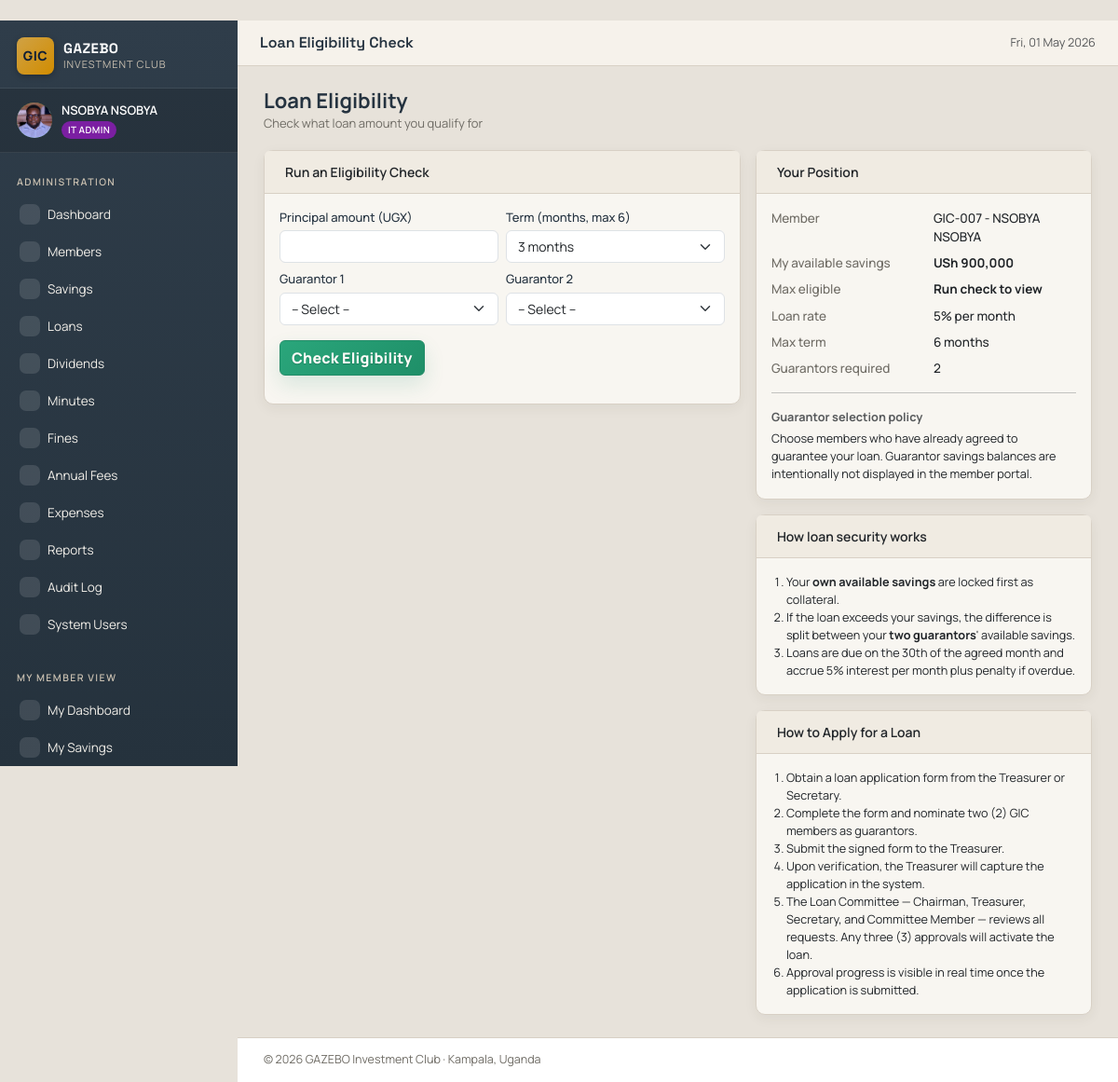
Page /member/loan-eligibility (signed in) on the earlier database version.
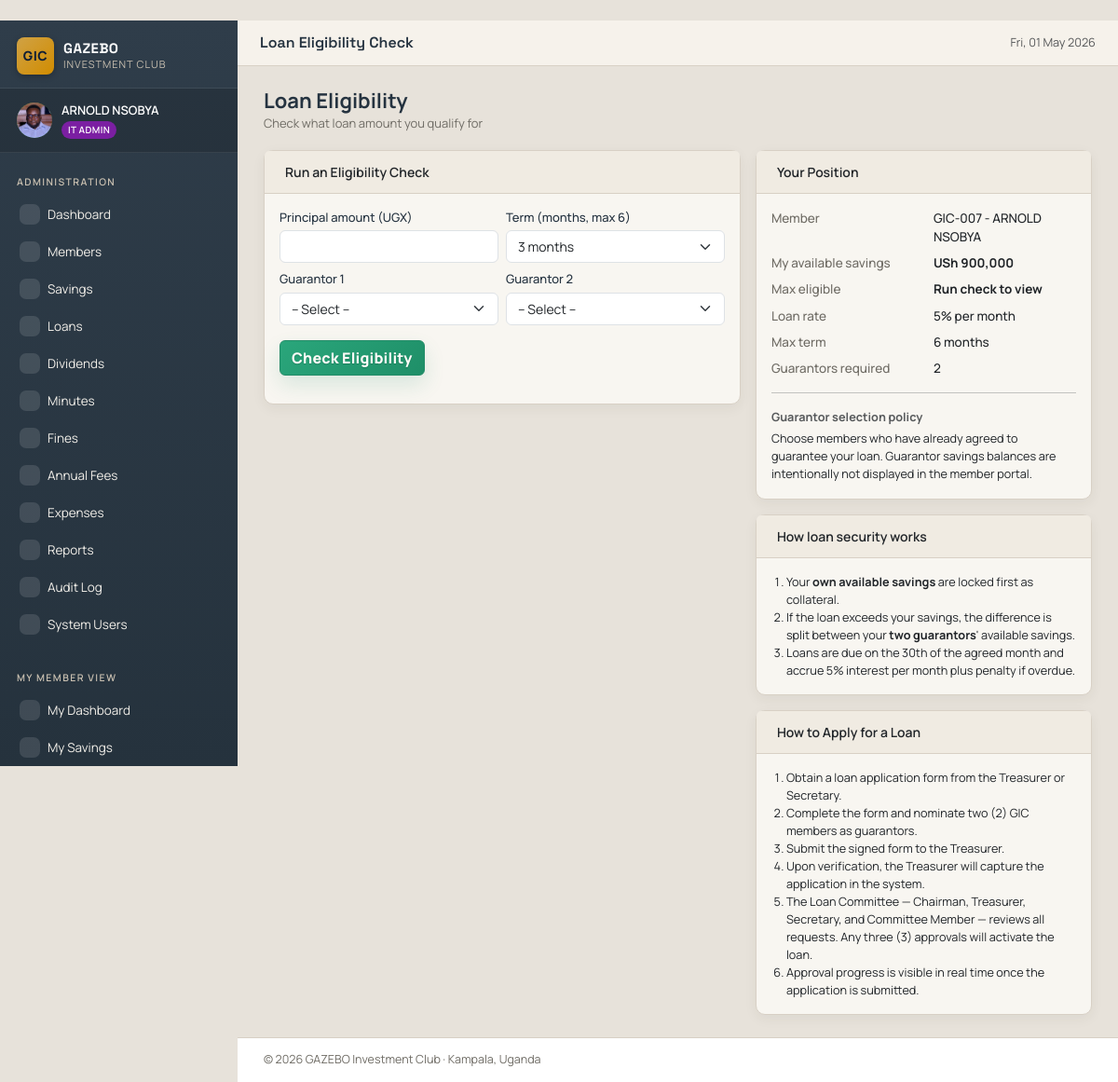
Same page on the later database version.
### tables this page shows
CREATE TABLE members (
    id              INTEGER PRIMARY KEY AUTOINCREMENT,
    member_no       TEXT UNIQUE NOT NULL,         -- e.g. GIC-001
    full_name       TEXT NOT NULL,
    phone           TEXT,
    email           TEXT,
    national_id     TEXT,
    district        TEXT DEFAULT 'Kampala',
    address         TEXT,
    next_of_kin     TEXT,
    nok_phone       TEXT,
    role            TEXT NOT NULL DEFAULT 'MEMBER',
    join_date       DATE NOT NULL,
    status          TEXT DEFAULT 'Active',        -- Active / Inactive / Suspended
    photo_url       TEXT,
    notes           TEXT,
    created_at      TIMESTAMP DEFAULT CURRENT_TIMESTAMP,
    updated_at      TIMESTAMP DEFAULT CURRENT_TIMESTAMP
, surname TEXT, first_name TEXT, other_names TEXT, gender TEXT, date_of_birth DATE, nationality TEXT DEFAULT 'Ugandan', marital_status TEXT, tin TEXT, nid_copy_url TEXT, alt_phone TEXT, whatsapp_no TEXT, village_street TEXT, employment_status TEXT, occupation TEXT, employer_business TEXT, monthly_income REAL, monthly_contribution REAL DEFAULT 100000, preferred_pay_date INTEGER, mobile_money_no TEXT, bank_account_no TEXT, share_account_no TEXT, nok_relationship TEXT, nok_address TEXT);

### member_routes.py (the view, shortened to what this page needs)
@bp.route('/loan-eligibility', methods=['GET', 'POST'])
def loan_eligibility():
    db = get_db()
    member = _current_member()
    own = get_member_available_savings(db, member['id'])
    open_loan = db.execute(
        """SELECT * FROM loans WHERE member_id=?
              AND status IN ('Pending','Active')""",
        (member['id'],),
    ).fetchone()
    candidates = db.execute(
        """SELECT * FROM members
            WHERE id != ? AND status='Active'
            ORDER BY member_no""",
        (member['id'],),
    ).fetchall()
    check_result = None
    return render_template(
        'member/eligibility.html',
        member=member,
        own_available=own,
        candidates=candidates,
        open_loan=open_loan,
        check_result=check_result,
        max_term=Config.LOAN_MAX_TERM_MONTHS,
        rate_pct=int(Config.LOAN_INTEREST_RATE_MONTHLY * 100),
    )

### database.py (called while the page is built)
def get_db():
    if 'db' not in g:
        g.db = sqlite3.connect(
            current_app.config['DATABASE_PATH'],
            detect_types=sqlite3.PARSE_DECLTYPES,
        )
        g.db.row_factory = sqlite3.Row
        g.db.execute("PRAGMA foreign_keys = ON;")
    return g.db

### member_routes.py (called while the page is built)
@bp.before_request
@login_required
def _require_login():
    pass

def _current_member():
    db = get_db()
    member = db.execute(
        "SELECT * FROM members WHERE id = ?", (session['member_id'],)
    ).fetchone()
    if member:
        session['photo_url'] = member['photo_url']
    return member

### utils.py (called while the page is built)
def fmt_money(amount, with_symbol=True):
    if amount is None:
        amount = 0
    try:
        amount = int(amount)
    except (ValueError, TypeError):
        return str(amount)
    formatted = f"{amount:,}"
    if with_symbol:
        return f"{Config.CURRENCY_SYMBOL} {formatted}"
    return formatted

def get_member_total_savings(db, member_id):
    row = db.execute(
        "SELECT COALESCE(SUM(amount), 0) AS total FROM savings WHERE member_id = ?",
        (member_id,),
    ).fetchone()
    return int(row['total'] or 0)

### templates/member/eligibility.html (shortened to what the changed rows need)
﻿{% extends "base.html" %}
{% block topbar %}Loan Eligibility Check{% endblock %}
{% block content %}
<div class="page-header">
  <div><h1>Loan Eligibility</h1><div class="subtitle">Check what loan amount you qualify for</div></div>
</div>
<div class="row g-3">
  <div class="col-lg-7">
    <div class="card">
      <div class="card-header"> Run an Eligibility Check</div>
      <div class="card-body">
        <form method="post">
          <div class="row g-2">
            <div class="col-md-6">
              <label class="form-label">Principal amount (UGX)</label>
              <input type="number" name="principal" class="form-control" min="1000" step="1000" required>
            </div>
            <div class="col-md-6">
              <label class="form-label">Term (months, max {{ max_term }})</label>
              <select name="term_months" class="form-select" required>
                {% for i in range(1, max_term + 1) %}<option value="{{ i }}" {% if i == 3 %}selected{% endif %}>{{ i }} month{% if i > 1 %}s{% endif %}</option>{% endfor %}
              </select>
            </div>
            <div class="col-md-6">
              <label class="form-label">Guarantor 1</label>
              <select name="guarantor1_id" class="form-select" required>
                <option value="">-- Select --</option>
              </select>
            </div>
            <div class="col-md-6">
              <label class="form-label">Guarantor 2</label>
              <select name="guarantor2_id" class="form-select" required>
                <option value="">-- Select --</option>
              </select>
            </div>
          </div>
          <button type="submit" class="btn btn-primary mt-3" {% if open_loan %}disabled{% endif %}>
             Check Eligibility
          </button>
        </form>
      </div>
    </div>
  </div>
  <div class="col-lg-5">
    <div class="card">
      <div class="card-header"> Your Position</div>
      <div class="card-body">
        <dl class="kv-list">
          <dt>Member</dt><dd>{{ member.member_no }} - {{ member.full_name }}</dd>
          <dt>My available savings</dt><dd><strong>{{ own_available|money }}</strong></dd>
          <dt>Max eligible</dt><dd><strong>{% if check_result %}{{ check_result.max_eligible|money }}{% else %}Run check to view{% endif %}</strong></dd>
          <dt>Loan rate</dt><dd>{{ rate_pct }}% per month</dd>
          <dt>Max term</dt><dd>{{ max_term }} months</dd>
          <dt>Guarantors required</dt><dd>{{ CONFIG.GUARANTORS_REQUIRED }}</dd>
        </dl>
        <hr>
        <p class="small text-muted mb-1"> <strong>Guarantor selection policy</strong></p>
        <p class="small mb-0">
          Choose members who have already agreed to guarantee your loan. Guarantor savings balances are intentionally not displayed in the member portal.
        </p>
      </div>
    </div>
    <div class="card mt-3">
      <div class="card-header"> How loan security works</div>
      <div class="card-body small">
        <ol class="ps-3 mb-0">
          <li>Your <strong>own available savings</strong> are locked first as collateral.</li>
          <li>If the loan exceeds your savings, the difference is split between your <strong>two guarantors</strong>' available savings.</li>
          <li>Loans are due on the 30th of the agreed month and accrue {{ rate_pct }}% interest per month plus penalty if overdue.</li>
        </ol>
      </div>
    </div>
    <div class="card mt-3">
      <div class="card-header"> How to Apply for a Loan</div>
      <div class="card-body small">
        <ol class="ps-3 mb-0">
          <li>Obtain a loan application form from the Treasurer or Secretary.</li>
          <li>Complete the form and nominate two (2) GIC members as guarantors.</li>
          <li>Submit the signed form to the Treasurer.</li>
          <li>Upon verification, the Treasurer will capture the application in the system.</li>
          <li>The Loan Committee — Chairman, Treasurer, Secretary, and Committee Member — reviews all requests. Any three (3) approvals will activate the loan.</li>
          <li>Approval progress is visible in real time once the application is submitted.</li>
        </ol>
      </div>
    </div>
  </div>
</div>
{% endblock %}

### templates/base.html (shortened to what the changed rows need)
﻿<!doctype html>
<html lang="en">
<head>
  <link href="https://cdn.jsdelivr.net/npm/bootstrap@5.3.3/dist/css/bootstrap.min.css" rel="stylesheet">
  <link href="https://cdn.jsdelivr.net/npm/bootstrap-icons@1.11.3/font/bootstrap-icons.css" rel="stylesheet">
  <link rel="stylesheet" href="https://unpkg.com/@phosphor-icons/web@2.1.1/src/regular/style.css">
  <link rel="stylesheet" href="{{ url_for('static', filename='css/style.css') }}">
</head>
<body class="app-body">
  {% if session.user_id %}
  <div class="app-shell">
    <aside class="app-sidebar" id="sidebar">
      <div class="brand">
        <div class="brand-mark">GIC</div>
        <div class="brand-text">
          <div class="brand-name">GAZEBO</div>
          <div class="brand-sub">Investment Club</div>
        </div>
      </div>
      <div class="user-card">
        <div class="user-avatar">
          {% if session.photo_url %}
          <img src="{{ url_for('static', filename=session.photo_url) }}" alt="Profile photo" class="avatar-img">
          {% else %}
          {{ session.full_name[0]|upper if session.full_name else 'U' }}
          {% endif %}
        </div>
        <div class="user-meta">
          <div class="user-name">{{ session.full_name }}</div>
          <div class="user-role">
            <span class="role-badge role-{{ session.role|lower }}">
              {% if session.role == 'IT_ADMIN' %}IT Admin
              {% elif session.role == 'CHAIRMAN' %}Chairman
              {% elif session.role == 'SECRETARY' %}Secretary
              {% elif session.role == 'TREASURER' %}Treasurer
              {% elif session.role == 'COMMITTEE' %}Committee
              {% else %}Member{% endif %}
            </span>
          </div>
        </div>
      </div>
      <nav class="app-nav">
        {% if ROLES[session.role].admin %}
          <div class="nav-section">Administration</div>
          <a href="{{ url_for('admin.dashboard') }}" class="nav-link {% if request.endpoint == 'admin.dashboard' %}active{% endif %}">
            <i class="ph ph-gauge"></i> Dashboard
          </a>
          <a href="{{ url_for('admin.members_list') }}" class="nav-link {% if request.endpoint and request.endpoint.startswith('admin.member') %}active{% endif %}">
            <i class="ph ph-users-three"></i> Members
          </a>
          <a href="{{ url_for('admin.savings_list') }}" class="nav-link {% if request.endpoint and request.endpoint.startswith('admin.savings') %}active{% endif %}">
            <i class="ph ph-bank"></i> Savings
          </a>
          <a href="{{ url_for('admin.loans_list') }}" class="nav-link {% if request.endpoint and request.endpoint.startswith('admin.loan') %}active{% endif %}">
            <i class="ph ph-hand-coins"></i> Loans
          </a>
          <a href="{{ url_for('admin.dividends_list') }}" class="nav-link {% if request.endpoint and request.endpoint.startswith('admin.dividend') %}active{% endif %}">
            <i class="ph ph-chart-line-up"></i> Dividends
          </a>
          <a href="{{ url_for('admin.minutes_list') }}" class="nav-link {% if request.endpoint and request.endpoint.startswith('admin.minutes') %}active{% endif %}">
            <i class="ph ph-notepad"></i> Minutes
          </a>
          <a href="{{ url_for('admin.fines_list') }}" class="nav-link {% if request.endpoint and request.endpoint.startswith('admin.fines') %}active{% endif %}">
            <i class="ph ph-warning-octagon"></i> Fines
          </a>
          <a href="{{ url_for('admin.fees_list') }}" class="nav-link {% if request.endpoint and request.endpoint.startswith('admin.fees') %}active{% endif %}">
            <i class="ph ph-receipt"></i> Annual Fees
          </a>
          <a href="{{ url_for('admin.expenses_list') }}" class="nav-link {% if request.endpoint and request.endpoint.startswith('admin.expenses') %}active{% endif %}" style="position:relative">
            <i class="ph ph-wallet"></i> Expenses
          </a>
          <a href="{{ url_for('admin.reports') }}" class="nav-link {% if request.endpoint == 'admin.reports' %}active{% endif %}">
            <i class="ph ph-chart-bar"></i> Reports
          </a>
          <a href="{{ url_for('admin.audit_list') }}" class="nav-link {% if request.endpoint == 'admin.audit_list' %}active{% endif %}">
            <i class="ph ph-shield-check"></i> Audit Log
          </a>
          <a href="{{ url_for('admin.users_list') }}" class="nav-link {% if request.endpoint and request.endpoint.startswith('admin.users') %}active{% endif %}">
            <i class="ph ph-user-gear"></i> System Users
          </a>
          <div class="nav-section mt-3">My Member View</div>
          <a href="{{ url_for('member.dashboard') }}" class="nav-link {% if request.endpoint == 'member.dashboard' %}active{% endif %}">
            <i class="ph ph-house-line"></i> My Dashboard
          </a>
          <a href="{{ url_for('member.savings_statement') }}" class="nav-link {% if request.endpoint == 'member.savings_statement' %}active{% endif %}">
            <i class="ph ph-file-text"></i> My Savings
          </a>
        {% endif %}
      </nav>
    </aside>
    <div class="app-content">
      <header class="app-topbar">
        <div class="topbar-title">{% block topbar %}{% endblock %}</div>
        <div class="topbar-actions">
          <span class="text-muted small d-none d-md-inline">{{ today.strftime('%a, %d %b %Y') }}</span>
        </div>
      </header>
      <main class="app-main">
        {% block content %}{% endblock %}
      </main>
      <footer class="app-footer">
        &copy; {{ today.year }} {{ CONFIG.CLUB_NAME }} &middot; {{ CONFIG.CLUB_LOCATION }}
      </footer>
    </div>
  </div>
  {% else %}
    {% block auth_content %}{% endblock %}
  {% endif %}
</body>
</html>

Differences in the rows shown:
changed members "GIC-007": full_name "NSOBYA NSOBYA" → "ARNOLD NSOBYA"
